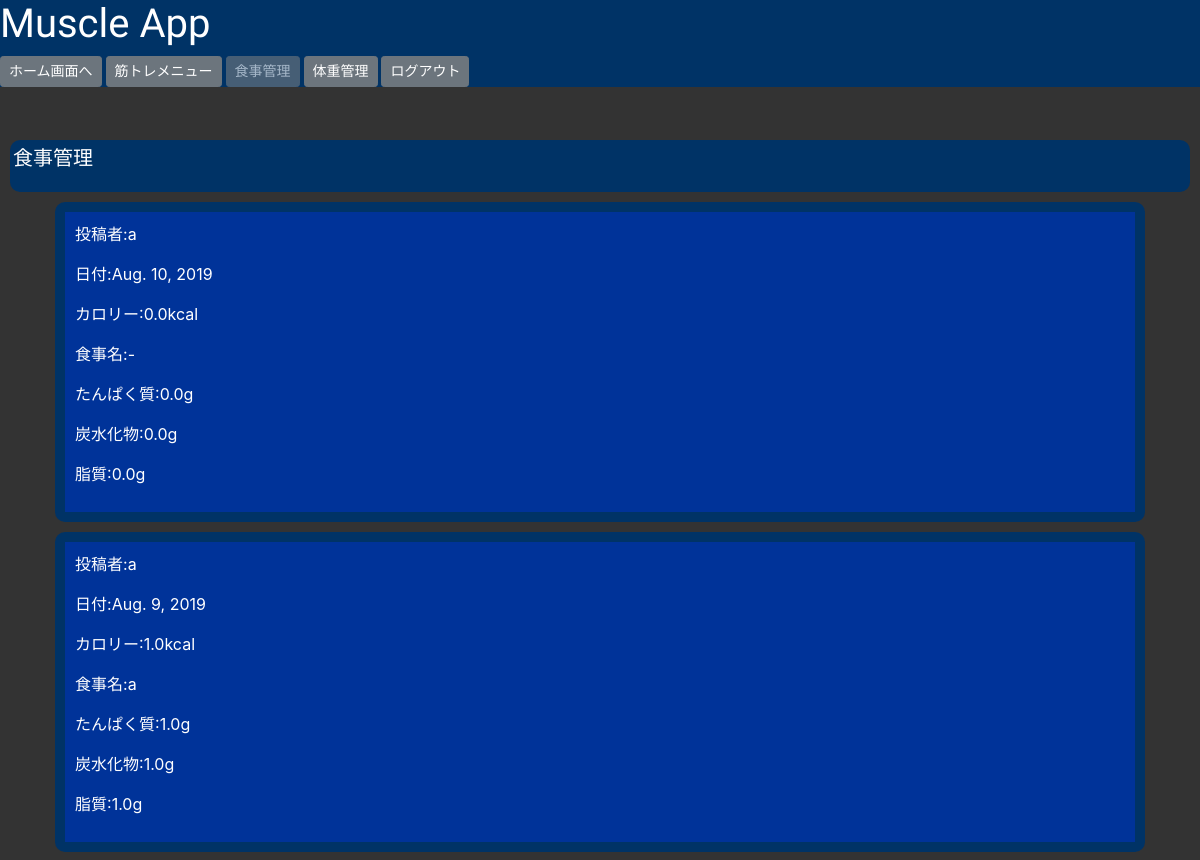
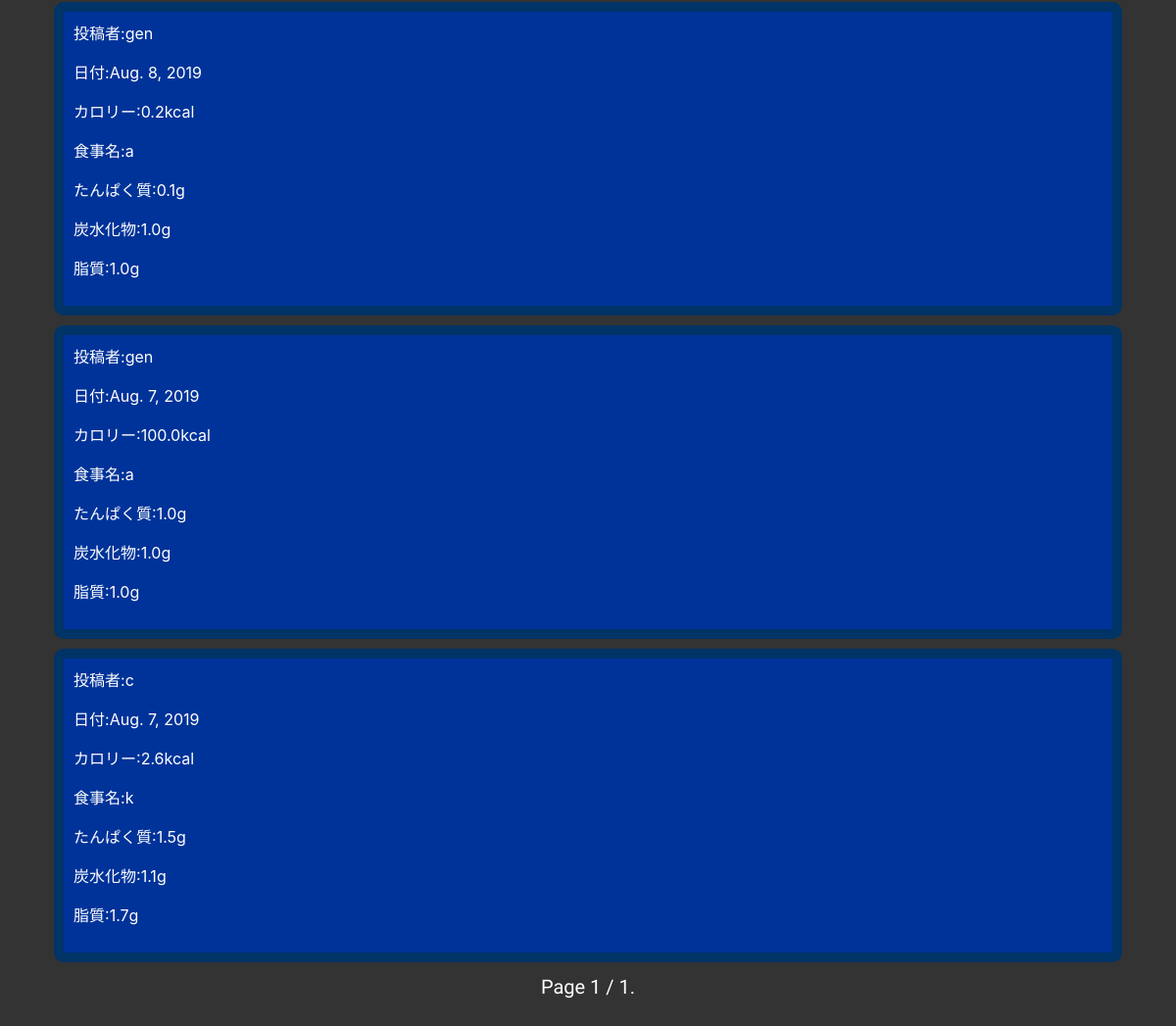
Before: /timeline/diet/ (signed in) with the older database file (2 pictures, top to bottom).
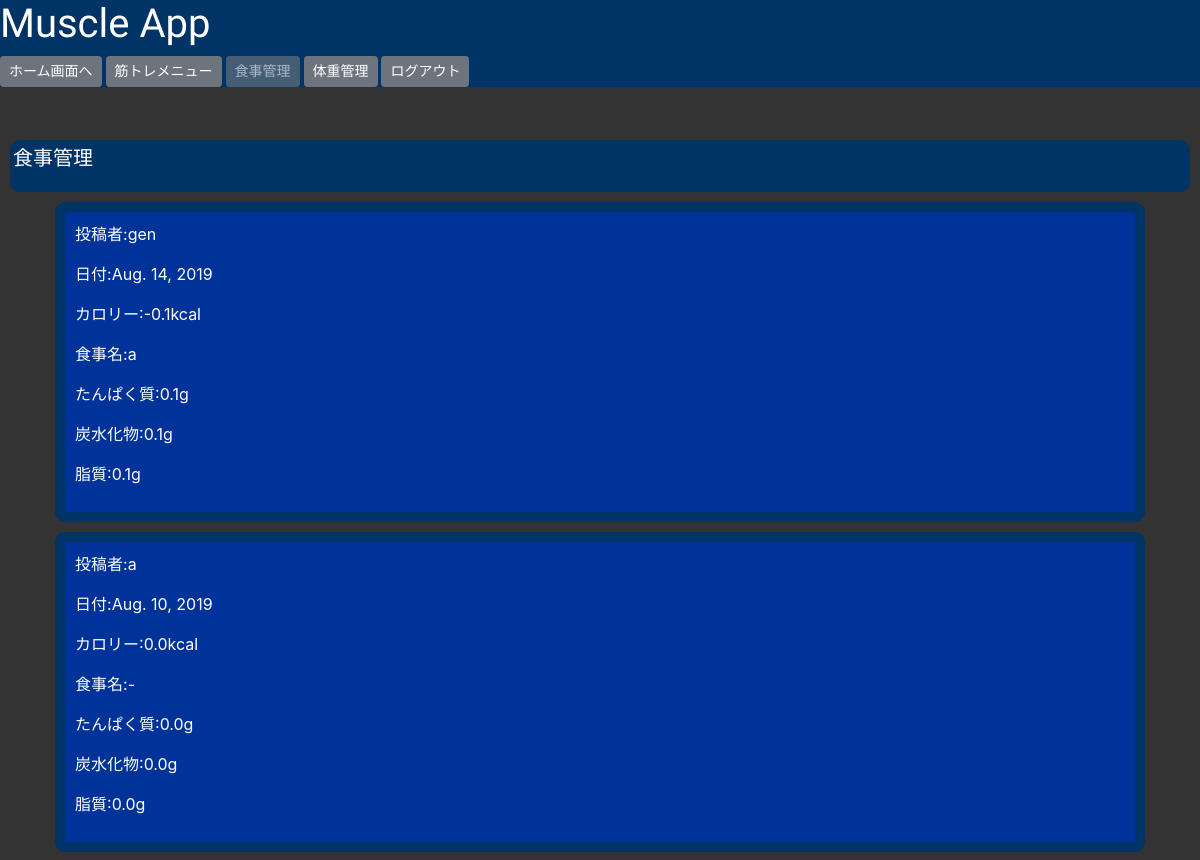
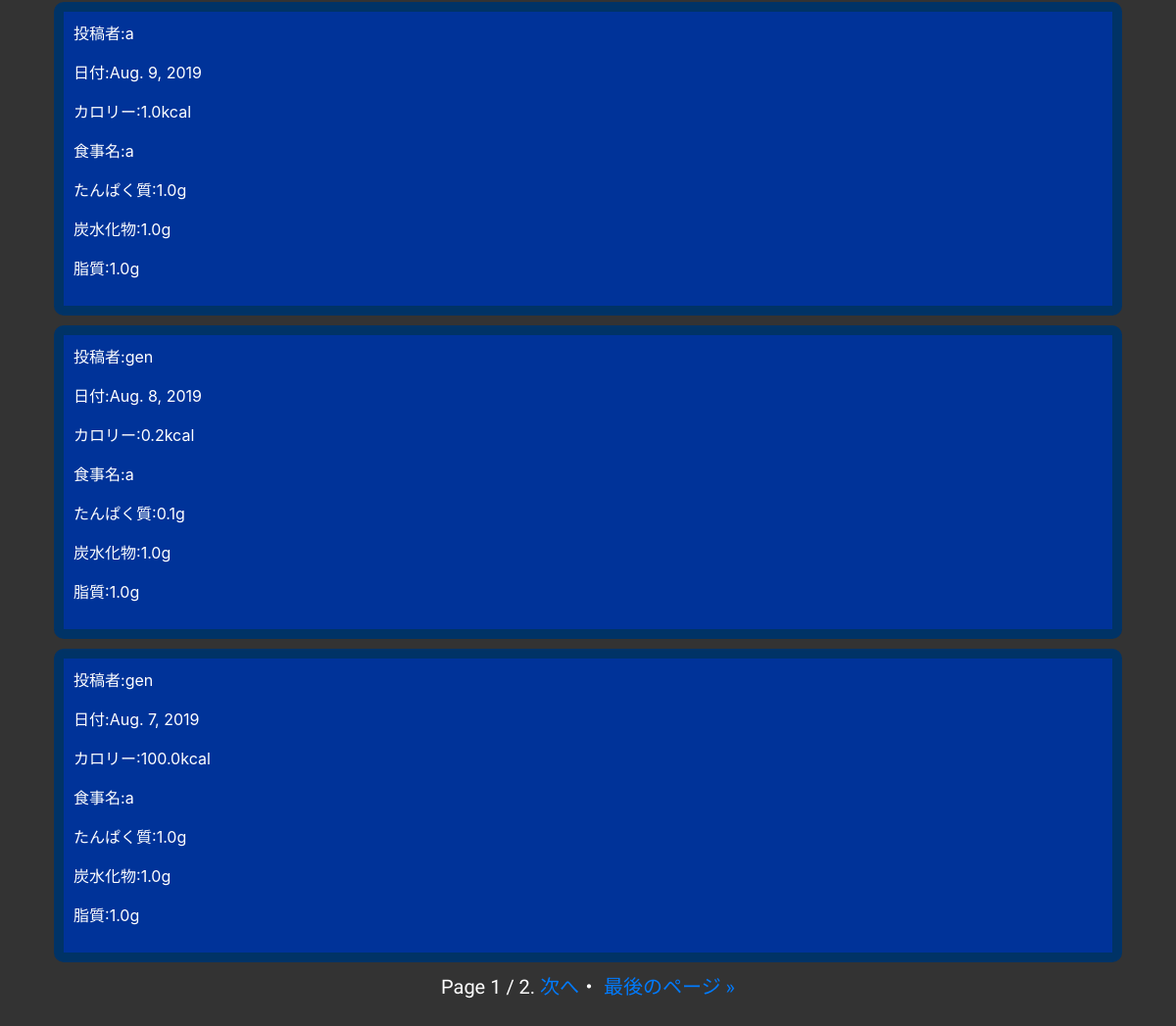
After: the same page with the newer database file (2 pictures, top to bottom).
### muscleapp/models.py (models this page shows, shortened)
class DietModel(models.Model):
    calorie = models.FloatField()
    name = models.CharField(max_length=100)
    protein = models.FloatField()
    carb = models.FloatField()
    fat = models.FloatField()
    date = models.DateField(default=localdate())
    author = models.CharField(max_length=100)

### muscleapp/views.py (the view)
# urls.py: path('timeline/diet/', timeline_dietfunc, name='timeline_diet'),
@login_required
def timeline_dietfunc(request):
    diet = DietModel.objects.order_by('-date').all()
    paginator = Paginator(diet, 5)
    page = request.GET.get('page')
    diet_data = paginator.get_page(page)
    return render(request, 'timeline_diet.html', {'diet_data': diet_data})

### templates/timeline_diet.html (shortened to what this page needs)
{% extends 'base_afterlogin.html' %}
{% block customcss %}
{% load static %}
<link rel="stylesheet" type="text/css" href="{% static 'timeline.css' %}">
{% endblock customcss %}
{% block header %}
<h1>Muscle App</h1>
    <a href="{% url 'home' %}" class="btn btn-secondary btn-sm">ホーム画面へ</a>
    <a href="{% url 'timeline_workout' %}" class="btn btn-secondary btn-sm">筋トレメニュー</a>
    <a href="{% url 'timeline_diet' %}" class="btn btn-secondary disabled btn-sm">食事管理</a>
    <a href="{% url 'timeline_body' %}" class="btn btn-secondary btn-sm">体重管理</a>
{% endblock header %}
{% block content %}
<div class="menu">
    <p>食事管理</p>
</div>
{% for item in diet_data %}
<div class="container">
<div class="info">
    <p>投稿者:{{ item.author }}</p>
    <p>日付:{{ item.date }}</p>
    <p>カロリー:{{ item.calorie }}kcal</p>
    <p>食事名:{{ item.name }}</p>
    <p>たんぱく質:{{ item.protein }}g</p>
    <p>炭水化物:{{ item.carb }}g</p>
    <p>脂質:{{ item.fat }}g</p>
</div>
</div>
{% endfor %}
{% endblock content %}
{% block paginator %}
<span class="step-links">
        <span class="current">
            Page {{ diet_data.number }} / {{ diet_data.paginator.num_pages }}.
        </span>
        {% if diet_data.has_next %}
            <a href="?page={{ diet_data.next_page_number }}">次へ</a>・
            <a href="?page={{ diet_data.paginator.num_pages }}">最後のページ &raquo;</a>
        {% endif %}
</span>
{% endblock paginator %}

Changed rows visible on the page:
no longer on this page (row unchanged): DietModel: author "c", date "Aug. 7, 2019", calorie "2.6", name "k", protein "1.5", carb "1.1", fat "1.7"
added DietModel: author "gen", date "Aug. 14, 2019", calorie "-0.1", name "a", protein "0.1", carb "0.1", fat "0.1"
Other visible differences:
{{ diet_data.paginator.num_pages }}: "1" → "2"
text now shown: "次へ ・ 最後のページ »"
